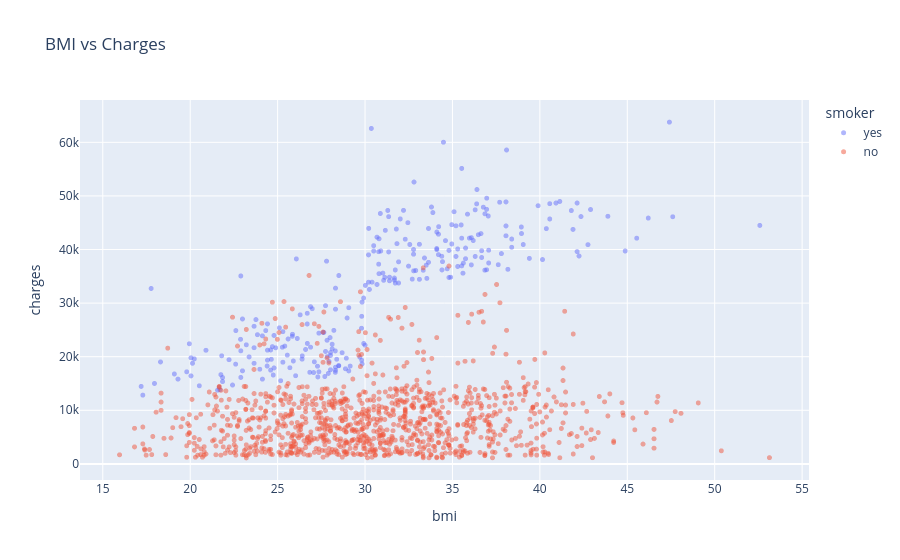

Write notebook code for a chart like this one.
### Markdown cell above
##### BMI charges

### Code cell
fig = px.scatter(df, x= "bmi", y ="charges", color="smoker", opacity = 0.5, title="BMI vs Charges")
fig.update_traces(marker_size = 5)
fig.show()

### Figure 1 — Plotly figure (JSON) as saved in the notebook; plotly's stock layout.template omitted (floating-point values rounded to 4 significant figures; data arrays with more than 128 entries replaced by an {"elided": "..."} marker saying what was removed)
{"data": [{"hovertemplate": "smoker=yes<br>bmi=%{x}<br>charges=%{y}<extra></extra>", "legendgroup": "yes", "marker": {"color": "#636efa", "opacity": 0.5, "size": 5, "symbol": "circle"}, "mode": "markers", "name": "yes", "showlegend": true, "type": "scattergl", "x": {"elided": "274 float values"}, "xaxis": "x", "y": {"elided": "274 float values"}, "yaxis": "y"}, {"hovertemplate": "smoker=no<br>bmi=%{x}<br>charges=%{y}<extra></extra>", "legendgroup": "no", "marker": {"color": "#EF553B", "opacity": 0.5, "size": 5, "symbol": "circle"}, "mode": "markers", "name": "no", "showlegend": true, "type": "scattergl", "x": {"elided": "1064 float values"}, "xaxis": "x", "y": {"elided": "1064 float values"}, "yaxis": "y"}], "layout": {"legend": {"title": {"text": "smoker"}, "tracegroupgap": 0}, "title": {"text": "BMI vs Charges"}, "xaxis": {"anchor": "y", "domain": [0, 1], "title": {"text": "bmi"}}, "yaxis": {"anchor": "x", "domain": [0, 1], "title": {"text": "charges"}}}}
